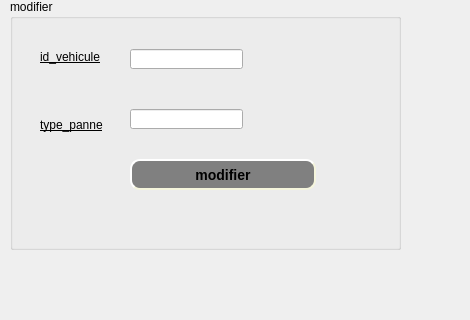
     <widget class="QWidget" name="tab_12">
      <attribute name="title">
       <string>modifier</string>
      </attribute>
      <widget class="QGroupBox" name="groupBox_7">
       <property name="geometry">
        <rect>
         <x>10</x>
         <y>-1</y>
         <width>391</width>
         <height>251</height>
        </rect>
       </property>
       <property name="title">
        <string>modifier</string>
       </property>
       <widget class="QLabel" name="label_13">
        <property name="geometry">
         <rect>
          <x>30</x>
          <y>50</y>
          <width>101</width>
          <height>16</height>
         </rect>
        </property>
        <property name="styleSheet">
         <string notr="true">font: 12pt &quot;Andalus&quot;;
text-decoration: underline;</string>
        </property>
        <property name="text">
         <string>id_vehicule</string>
        </property>
       </widget>
       <widget class="QLabel" name="label_14">
        <property name="geometry">
         <rect>
          <x>30</x>
          <y>115</y>
          <width>101</width>
          <height>21</height>
         </rect>
        </property>
        <property name="styleSheet">
         <string notr="true">font: 12pt &quot;Andalus&quot;;
text-decoration: underline;</string>
        </property>
        <property name="text">
         <string>type_panne</string>
        </property>
       </widget>
       <widget class="QLineEdit" name="id123">
        <property name="geometry">
         <rect>
          <x>120</x>
          <y>50</y>
          <width>113</width>
          <height>20</height>
         </rect>
        </property>
       </widget>
       <widget class="QLineEdit" name="panne123">
        <property name="geometry">
         <rect>
          <x>120</x>
          <y>110</y>
          <width>113</width>
          <height>20</height>
         </rect>
        </property>
       </widget>
       <widget class="QPushButton" name="pushButton_8">
        <property name="geometry">
         <rect>
          <x>120</x>
          <y>160</y>
          <width>186</width>
          <height>31</height>
         </rect>
        </property>
        <property name="styleSheet">
         <string notr="true">QPushButton#pushButton_8 {
    background-color: grey;
    border-style: outset;
    border-width: 2px;
    border-radius: 10px;
    border-color: beige;
    font: bold 14px;
    min-width: 10em;
    padding: 6px;
}</string>
        </property>
        <property name="text">
         <string>modifier</string>
        </property>
       </widget>
       <widget class="QLabel" name="lab_10">
        <property name="geometry">
         <rect>
          <x>0</x>
          <y>20</y>
          <width>811</width>
          <height>361</height>
         </rect>
        </property>
        <property name="text">
         <string/>
        </property>
        <property name="pixmap">
         <pixmap>../../Downloads/78634496_719301035223392_5189077133661569024_n (1).jpg</pixmap>
        </property>
       </widget>
       <zorder>lab_10</zorder>
       <zorder>label_13</zorder>
       <zorder>label_14</zorder>
       <zorder>id123</zorder>
       <zorder>panne123</zorder>
       <zorder>pushButton_8</zorder>
      </widget>
      <widget class="QLabel" name="label_23">
       <property name="geometry">
        <rect>
         <x>-4</x>
         <y>-8</y>
         <width>461</width>
         <height>311</height>
        </rect>
       </property>
       <property name="text">
        <string/>
       </property>
       <property name="pixmap">
        <pixmap>../../Downloads/76765592_3409434282430241_7790646126016724992_n.jpg</pixmap>
       </property>
      </widget>
      <zorder>label_23</zorder>
      <zorder>groupBox_7</zorder>
     </widget>
